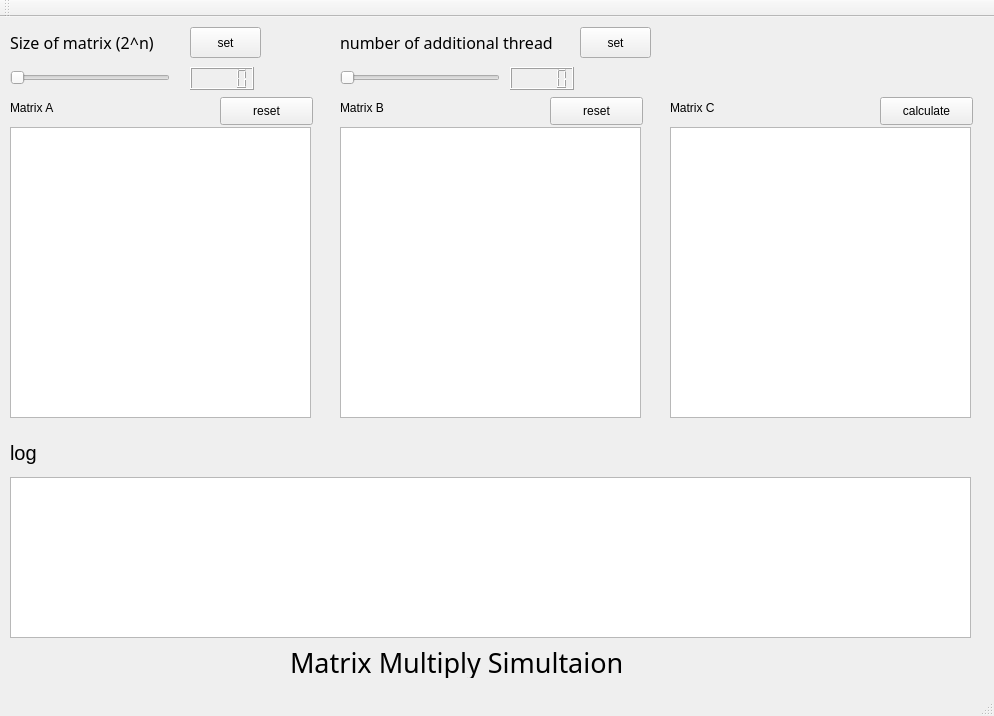
<?xml version="1.0" encoding="UTF-8"?>
<ui version="4.0">
 <class>MainWindow</class>
 <widget class="QMainWindow" name="MainWindow">
  <property name="geometry">
   <rect>
    <x>0</x>
    <y>0</y>
    <width>994</width>
    <height>716</height>
   </rect>
  </property>
  <property name="windowTitle">
   <string>MainWindow</string>
  </property>
  <widget class="QWidget" name="centralWidget">
   <widget class="QLabel" name="label">
    <property name="geometry">
     <rect>
      <x>10</x>
      <y>10</y>
      <width>171</width>
      <height>31</height>
     </rect>
    </property>
    <property name="font">
     <font>
      <family>굴림</family>
      <pointsize>12</pointsize>
      <weight>50</weight>
      <bold>false</bold>
     </font>
    </property>
    <property name="text">
     <string>Size of matrix (2^n)</string>
    </property>
   </widget>
   <widget class="QSlider" name="matrixSizeSlider">
    <property name="geometry">
     <rect>
      <x>10</x>
      <y>50</y>
      <width>160</width>
      <height>22</height>
     </rect>
    </property>
    <property name="orientation">
     <enum>Qt::Horizontal</enum>
    </property>
   </widget>
   <widget class="QLabel" name="label_2">
    <property name="geometry">
     <rect>
      <x>340</x>
      <y>10</y>
      <width>231</width>
      <height>31</height>
     </rect>
    </property>
    <property name="font">
     <font>
      <family>굴림</family>
      <pointsize>12</pointsize>
      <weight>50</weight>
      <bold>false</bold>
     </font>
    </property>
    <property name="text">
     <string>number of additional thread</string>
    </property>
   </widget>
   <widget class="QLabel" name="label_3">
    <property name="geometry">
     <rect>
      <x>290</x>
      <y>630</y>
      <width>391</width>
      <height>31</height>
     </rect>
    </property>
    <property name="font">
     <font>
      <family>굴림</family>
      <pointsize>20</pointsize>
     </font>
    </property>
    <property name="text">
     <string>Matrix Multiply Simultaion</string>
    </property>
   </widget>
   <widget class="QSlider" name="threadSizeSlider">
    <property name="geometry">
     <rect>
      <x>340</x>
      <y>50</y>
      <width>160</width>
      <height>22</height>
     </rect>
    </property>
    <property name="orientation">
     <enum>Qt::Horizontal</enum>
    </property>
   </widget>
   <widget class="QLabel" name="label_4">
    <property name="geometry">
     <rect>
      <x>10</x>
      <y>80</y>
      <width>61</width>
      <height>21</height>
     </rect>
    </property>
    <property name="text">
     <string>Matrix A</string>
    </property>
   </widget>
   <widget class="QLabel" name="label_5">
    <property name="geometry">
     <rect>
      <x>340</x>
      <y>80</y>
      <width>61</width>
      <height>21</height>
     </rect>
    </property>
    <property name="text">
     <string>Matrix B</string>
    </property>
   </widget>
   <widget class="QLabel" name="label_6">
    <property name="geometry">
     <rect>
      <x>670</x>
      <y>80</y>
      <width>61</width>
      <height>21</height>
     </rect>
    </property>
    <property name="text">
     <string>Matrix C</string>
    </property>
   </widget>
   <widget class="QPushButton" name="matrixAResetButton">
    <property name="geometry">
     <rect>
      <x>220</x>
      <y>80</y>
      <width>93</width>
      <height>28</height>
     </rect>
    </property>
    <property name="text">
     <string>reset</string>
    </property>
   </widget>
   <widget class="QPushButton" name="matrixBResetButton">
    <property name="geometry">
     <rect>
      <x>550</x>
      <y>80</y>
      <width>93</width>
      <height>28</height>
     </rect>
    </property>
    <property name="text">
     <string>reset</string>
    </property>
   </widget>
   <widget class="QPushButton" name="matrixCCalculateButton">
    <property name="geometry">
     <rect>
      <x>880</x>
      <y>80</y>
      <width>93</width>
      <height>28</height>
     </rect>
    </property>
    <property name="text">
     <string>calculate</string>
    </property>
   </widget>
   <widget class="QLabel" name="label_7">
    <property name="geometry">
     <rect>
      <x>10</x>
      <y>420</y>
      <width>41</width>
      <height>31</height>
     </rect>
    </property>
    <property name="font">
     <font>
      <pointsize>15</pointsize>
     </font>
    </property>
    <property name="text">
     <string>log</string>
    </property>
   </widget>
   <widget class="QTextBrowser" name="logText">
    <property name="geometry">
     <rect>
      <x>10</x>
      <y>460</y>
      <width>961</width>
      <height>161</height>
     </rect>
    </property>
    <property name="html">
     <string>&lt;!DOCTYPE HTML PUBLIC &quot;-//W3C//DTD HTML 4.0//EN&quot; &quot;http://www.w3.org/TR/REC-html40/strict.dtd&quot;&gt;
&lt;html&gt;&lt;head&gt;&lt;meta name=&quot;qrichtext&quot; content=&quot;1&quot; /&gt;&lt;style type=&quot;text/css&quot;&gt;
p, li { white-space: pre-wrap; }
&lt;/style&gt;&lt;/head&gt;&lt;body style=&quot; font-family:'Gulim'; font-size:9pt; font-weight:400; font-style:normal;&quot;&gt;
&lt;p style=&quot;-qt-paragraph-type:empty; margin-top:0px; margin-bottom:0px; margin-left:0px; margin-right:0px; -qt-block-indent:0; text-indent:0px;&quot;&gt;&lt;br /&gt;&lt;/p&gt;&lt;/body&gt;&lt;/html&gt;</string>
    </property>
   </widget>
   <widget class="QLCDNumber" name="matrixSizeNumber">
    <property name="geometry">
     <rect>
      <x>190</x>
      <y>50</y>
      <width>64</width>
      <height>23</height>
     </rect>
    </property>
    <property name="font">
     <font>
      <family>Agency FB</family>
      <weight>75</weight>
      <bold>true</bold>
     </font>
    </property>
   </widget>
   <widget class="QLCDNumber" name="threadSizeNumber">
    <property name="geometry">
     <rect>
      <x>510</x>
      <y>50</y>
      <width>64</width>
      <height>23</height>
     </rect>
    </property>
    <property name="font">
     <font>
      <family>Agency FB</family>
      <weight>75</weight>
      <bold>true</bold>
     </font>
    </property>
   </widget>
   <widget class="QTableWidget" name="matrixAView">
    <property name="geometry">
     <rect>
      <x>10</x>
      <y>110</y>
      <width>301</width>
      <height>291</height>
     </rect>
    </property>
   </widget>
   <widget class="QTableWidget" name="matrixBView">
    <property name="geometry">
     <rect>
      <x>340</x>
      <y>110</y>
      <width>301</width>
      <height>291</height>
     </rect>
    </property>
   </widget>
   <widget class="QTableWidget" name="matrixCView">
    <property name="geometry">
     <rect>
      <x>670</x>
      <y>110</y>
      <width>301</width>
      <height>291</height>
     </rect>
    </property>
   </widget>
   <widget class="QPushButton" name="matrixSizeSetButton">
    <property name="geometry">
     <rect>
      <x>190</x>
      <y>10</y>
      <width>71</width>
      <height>31</height>
     </rect>
    </property>
    <property name="text">
     <string>set</string>
    </property>
   </widget>
   <widget class="QPushButton" name="threadSizeSetButton">
    <property name="geometry">
     <rect>
      <x>580</x>
      <y>10</y>
      <width>71</width>
      <height>31</height>
     </rect>
    </property>
    <property name="text">
     <string>set</string>
    </property>
   </widget>
  </widget>
  <widget class="QToolBar" name="mainToolBar">
   <attribute name="toolBarArea">
    <enum>TopToolBarArea</enum>
   </attribute>
   <attribute name="toolBarBreak">
    <bool>false</bool>
   </attribute>
  </widget>
  <widget class="QStatusBar" name="statusBar"/>
 </widget>
 <layoutdefault spacing="6" margin="11"/>
 <resources/>
 <connections/>
</ui>
